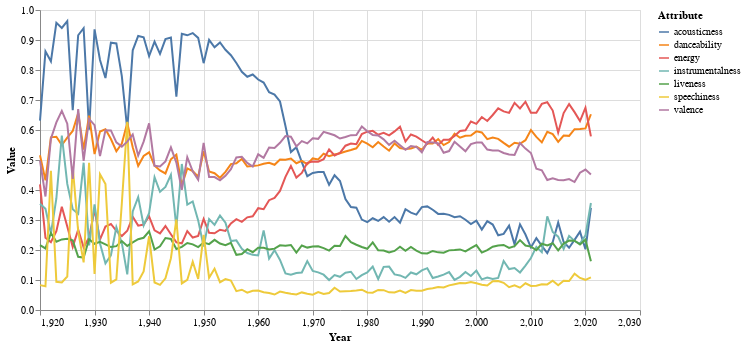

The cell this chart's notebook holds for it:
### Code cell
# Attribute Line Graph
# Attributes over time
# Shift click on legend to focus on specific attributes

%run attribute_line.ipynb

attr_line

### Figure 1 — Vega-Lite specification as saved in the notebook (floating-point values rounded to 4 significant figures; data arrays with more than 128 entries replaced by an {"elided": "..."} marker saying what was removed)
{"config": {"view": {"continuousWidth": 400, "continuousHeight": 300}}, "data": {"name": "data-b8aa41fa098b86a0c16d868d7088df3f"}, "mark": "line", "encoding": {"color": {"type": "nominal", "field": "Attribute"}, "opacity": {"condition": {"value": 1, "selection": "selector011"}, "value": 0.2}, "x": {"type": "quantitative", "field": "Year"}, "y": {"type": "quantitative", "field": "Value"}}, "height": 300, "selection": {"selector011": {"type": "multi", "fields": ["Attribute"], "bind": "legend"}}, "width": 600, "$schema": "https://vega.github.io/schema/vega-lite/v4.8.1.json", "datasets": {"data-b8aa41fa098b86a0c16d868d7088df3f": {"elided": "714 records"}}}
